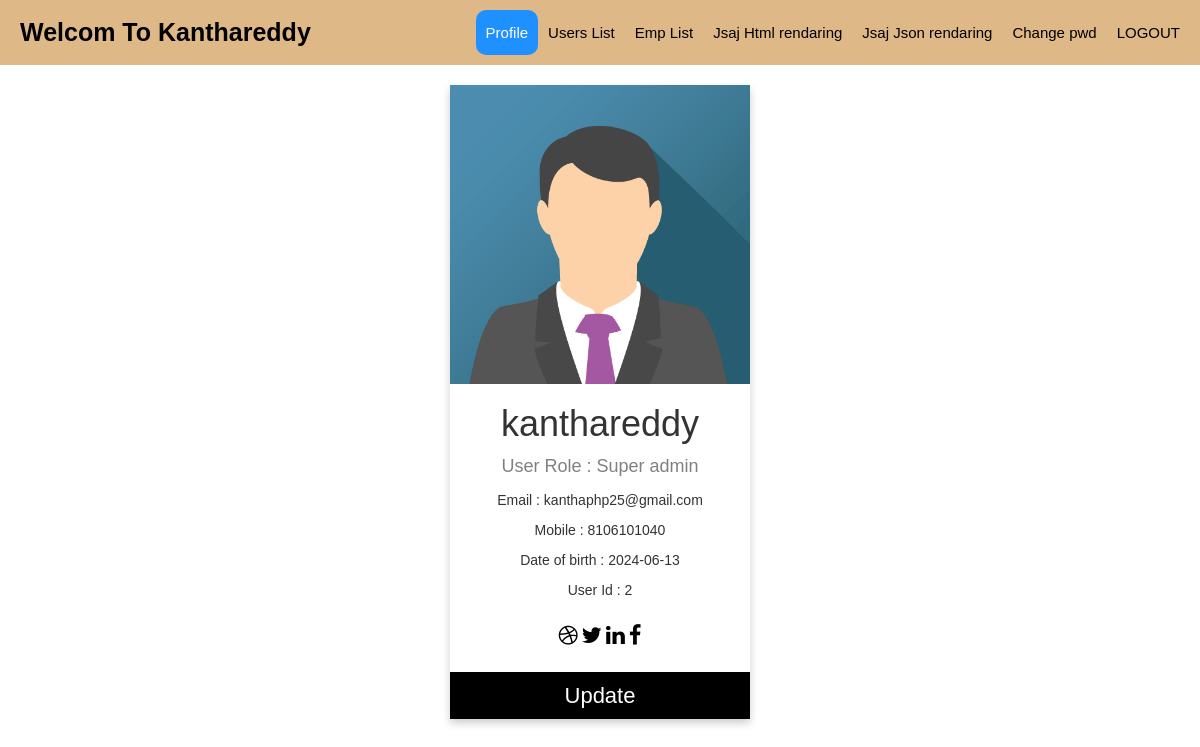
Screenshot of /user_profile.php (signed in) with the database file from the repository.
### tables this page shows
CREATE TABLE `user_table` (
  `user_id` int(11) NOT NULL,
  `name` varchar(255) NOT NULL,
  `mobile` varchar(255) NOT NULL,
  `email` varchar(255) NOT NULL,
  `password` varchar(255) NOT NULL,
  `authorization` int(11) NOT NULL,
  `role` int(11) NOT NULL,
  `address` varchar(500) NOT NULL,
  `date_of_birth` date NOT NULL,
  `profile_picture` varchar(255) NOT NULL
);

### user_profile.php (the view, shortened to what this page needs)
<?php
require_once 'includes/includes.php';
	$query1="SELECT * FROM user_table WHERE user_id='".$_SESSION['user_id']."'";
	$res=mysqli_query($db,$query1) or die(mysqli_error());
	$row=mysqli_fetch_assoc($res);
?>
<!DOCTYPE html>
<!DOCTYPE html>
<html>
<head>
<link rel="stylesheet" href="https://cdnjs.cloudflare.com/ajax/libs/font-awesome/4.7.0/css/font-awesome.min.css">
</head>
<body>
		<?php
		if(!empty($row['profile_picture'])){
				$userimg = "uploads/".$row['profile_picture'];
			}
		else{
			$userimg = "uploads/img_avatar.png";
		}
?>
<div class="card">
  <img src="<?php echo $userimg;?>" alt="John" style="width:100%">
  <h1><?= $row['name'];?></h1>
  <p class="title"><?php
				if($row['role'] == 1)
					echo "User Role : Super admin";
				else if($row['role'] == 2)
					echo "User Role : Admin";
				else
				echo 'User Role : General User';?>
  </p>
  <p>Email : <?= $row['email'];?></p>
  <p>Mobile : <?= $row['mobile'];?></p>
  <p>Date of birth : <?= $row['date_of_birth'];?></p>
  <p>User Id : <?= $row['user_id'];?></p>
  <div style="margin: 24px 0;">
    <a href="#"><i class="fa fa-dribbble"></i></a>
    <a href="#"><i class="fa fa-twitter"></i></a>
    <a href="#"><i class="fa fa-linkedin"></i></a>
    <a href="#"><i class="fa fa-facebook"></i></a>
  </div>
  <p><button ><a class="user_update" href="update_record_rgt.php?userid=<?php echo $_SESSION['user_id'];?>">Update</a></button></p>
</div>
</body>
</html>

### user_profile.php (style rules this page uses)
body { text-align: -webkit-center; }
.user_update { color: white !important; text-decoration: none !important; }
.card { box-shadow: 0 4px 8px 0 rgba(0, 0, 0, 0.2); max-width: 300px; margin: auto; text-align: center; font-family: arial; }
.title { color: grey; font-size: 18px; }
button { border: none; outline: 0; display: inline-block; padding: 8px; color: white; background-color: #000; text-align: center; cursor: pointer; width: 100%; font-size: 18px; }
a { text-decoration: none; font-size: 22px; color: black; }

### header.php (style rules this page uses)
* { box-sizing: border-box; }
body { margin: 0; font-family: Arial, Helvetica, sans-serif; }

### rows the page displays
user_table: name "kanthareddy", email "kanthaphp25@gmail.com", mobile "8106101040", date_of_birth "2024-06-13", user_id "2"

### other values shown
$_SESSION['name'] "Kanthareddy"
